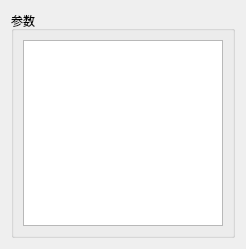
<?xml version="1.0" encoding="UTF-8"?>
<ui version="4.0">
 <class>correctionWidget</class>
 <widget class="QWidget" name="correctionWidget">
  <property name="geometry">
   <rect>
    <x>0</x>
    <y>0</y>
    <width>246</width>
    <height>249</height>
   </rect>
  </property>
  <property name="windowTitle">
   <string>参数对比</string>
  </property>
  <layout class="QVBoxLayout" name="verticalLayout_2">
   <item>
    <widget class="QGroupBox" name="groupBox">
     <property name="title">
      <string>参数</string>
     </property>
     <layout class="QVBoxLayout" name="verticalLayout">
      <item>
       <widget class="QTableWidget" name="tableWidget"/>
      </item>
     </layout>
    </widget>
   </item>
  </layout>
 </widget>
 <resources/>
 <connections/>
</ui>
